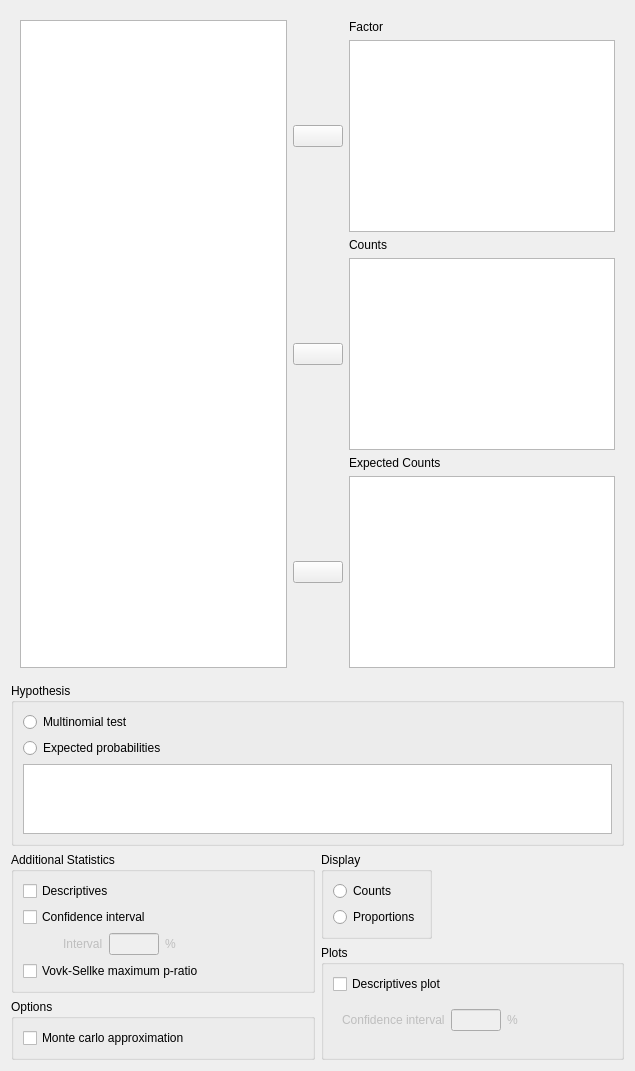
<?xml version="1.0" encoding="UTF-8"?>
<ui version="4.0">
 <class>MultinomialTestForm</class>
 <widget class="QWidget" name="MultinomialTestForm">
  <property name="geometry">
   <rect>
    <x>0</x>
    <y>0</y>
    <width>635</width>
    <height>1071</height>
   </rect>
  </property>
  <property name="windowTitle">
   <string>Form</string>
  </property>
  <layout class="QGridLayout" name="gridLayout_5">
   <item row="5" column="0" colspan="2">
    <spacer name="verticalSpacer">
     <property name="orientation">
      <enum>Qt::Vertical</enum>
     </property>
     <property name="sizeHint" stdset="0">
      <size>
       <width>20</width>
       <height>40</height>
      </size>
     </property>
    </spacer>
   </item>
   <item row="4" column="0">
    <widget class="BoundGroupBox" name="analysisOptions">
     <property name="title">
      <string>Options</string>
     </property>
     <layout class="QGridLayout" name="gridLayout_9">
      <item row="0" column="0">
       <widget class="BoundCheckBox" name="simulatepval">
        <property name="text">
         <string>Monte carlo approximation</string>
        </property>
       </widget>
      </item>
     </layout>
    </widget>
   </item>
   <item row="3" column="1" rowspan="2">
    <widget class="BoundGroupBox" name="plots">
     <property name="title">
      <string>Plots</string>
     </property>
     <layout class="QGridLayout" name="gridLayout_4">
      <item row="0" column="0">
       <widget class="BoundCheckBox" name="descriptivesPlot">
        <property name="sizePolicy">
         <sizepolicy hsizetype="Fixed" vsizetype="Fixed">
          <horstretch>0</horstretch>
          <verstretch>0</verstretch>
         </sizepolicy>
        </property>
        <property name="text">
         <string>Descriptives plot</string>
        </property>
       </widget>
      </item>
      <item row="0" column="1" rowspan="2">
       <spacer name="horizontalSpacer">
        <property name="orientation">
         <enum>Qt::Horizontal</enum>
        </property>
        <property name="sizeHint" stdset="0">
         <size>
          <width>40</width>
          <height>20</height>
         </size>
        </property>
       </spacer>
      </item>
      <item row="1" column="0">
       <widget class="QWidget" name="plotCI" native="true">
        <property name="enabled">
         <bool>false</bool>
        </property>
        <property name="sizePolicy">
         <sizepolicy hsizetype="Fixed" vsizetype="Fixed">
          <horstretch>0</horstretch>
          <verstretch>0</verstretch>
         </sizepolicy>
        </property>
        <layout class="QGridLayout" name="gridLayout_3">
         <item row="0" column="0">
          <widget class="QLabel" name="label_7">
           <property name="sizePolicy">
            <sizepolicy hsizetype="Fixed" vsizetype="Fixed">
             <horstretch>0</horstretch>
             <verstretch>0</verstretch>
            </sizepolicy>
           </property>
           <property name="text">
            <string>Confidence interval</string>
           </property>
          </widget>
         </item>
         <item row="0" column="2">
          <widget class="QLabel" name="label_6">
           <property name="sizePolicy">
            <sizepolicy hsizetype="Fixed" vsizetype="Fixed">
             <horstretch>0</horstretch>
             <verstretch>0</verstretch>
            </sizepolicy>
           </property>
           <property name="text">
            <string>%</string>
           </property>
          </widget>
         </item>
         <item row="0" column="1">
          <widget class="BoundTextBox" name="descriptivesPlotConfidenceInterval">
           <property name="sizePolicy">
            <sizepolicy hsizetype="Fixed" vsizetype="Fixed">
             <horstretch>0</horstretch>
             <verstretch>0</verstretch>
            </sizepolicy>
           </property>
           <property name="maximumSize">
            <size>
             <width>50</width>
             <height>16777215</height>
            </size>
           </property>
          </widget>
         </item>
        </layout>
       </widget>
      </item>
      <item row="2" column="0" colspan="2">
       <spacer name="verticalSpacer_2">
        <property name="orientation">
         <enum>Qt::Vertical</enum>
        </property>
        <property name="sizeHint" stdset="0">
         <size>
          <width>20</width>
          <height>40</height>
         </size>
        </property>
       </spacer>
      </item>
     </layout>
     <zorder>descriptivesPlot</zorder>
     <zorder>plotCI</zorder>
     <zorder>horizontalSpacer</zorder>
     <zorder>verticalSpacer_2</zorder>
    </widget>
   </item>
   <item row="1" column="0" colspan="2">
    <widget class="BoundGroupBox" name="hypothesis">
     <property name="sizePolicy">
      <sizepolicy hsizetype="Preferred" vsizetype="Preferred">
       <horstretch>0</horstretch>
       <verstretch>0</verstretch>
      </sizepolicy>
     </property>
     <property name="title">
      <string>Hypothesis</string>
     </property>
     <property name="flat">
      <bool>false</bool>
     </property>
     <layout class="QGridLayout" name="gridLayout_2">
      <item row="0" column="0">
       <widget class="QRadioButton" name="_1multinomialTest">
        <property name="sizePolicy">
         <sizepolicy hsizetype="Fixed" vsizetype="Fixed">
          <horstretch>0</horstretch>
          <verstretch>0</verstretch>
         </sizepolicy>
        </property>
        <property name="text">
         <string>Multinomial test</string>
        </property>
       </widget>
      </item>
      <item row="0" column="1">
       <spacer name="horizontalSpacer_2">
        <property name="orientation">
         <enum>Qt::Horizontal</enum>
        </property>
        <property name="sizeHint" stdset="0">
         <size>
          <width>40</width>
          <height>20</height>
         </size>
        </property>
       </spacer>
      </item>
      <item row="1" column="0">
       <widget class="QRadioButton" name="_2expectedProbs">
        <property name="sizePolicy">
         <sizepolicy hsizetype="Fixed" vsizetype="Fixed">
          <horstretch>0</horstretch>
          <verstretch>0</verstretch>
         </sizepolicy>
        </property>
        <property name="text">
         <string>Expected probabilities</string>
        </property>
       </widget>
      </item>
      <item row="2" column="0" colspan="2">
       <widget class="QTableView" name="tableView"/>
      </item>
     </layout>
    </widget>
   </item>
   <item row="0" column="0" colspan="2">
    <widget class="QWidget" name="topWidget" native="true">
     <layout class="QGridLayout" name="gridLayout">
      <item row="0" column="2">
       <widget class="QLabel" name="factorLabel">
        <property name="text">
         <string>Factor</string>
        </property>
       </widget>
      </item>
      <item row="1" column="1">
       <widget class="AssignButton" name="assignFactor">
        <property name="sizePolicy">
         <sizepolicy hsizetype="Fixed" vsizetype="Fixed">
          <horstretch>0</horstretch>
          <verstretch>0</verstretch>
         </sizepolicy>
        </property>
        <property name="minimumSize">
         <size>
          <width>50</width>
          <height>0</height>
         </size>
        </property>
        <property name="maximumSize">
         <size>
          <width>50</width>
          <height>16777215</height>
         </size>
        </property>
        <property name="text">
         <string/>
        </property>
       </widget>
      </item>
      <item row="1" column="2">
       <widget class="boundSingleItemView" name="factor">
        <property name="sizePolicy">
         <sizepolicy hsizetype="Expanding" vsizetype="Fixed">
          <horstretch>0</horstretch>
          <verstretch>0</verstretch>
         </sizepolicy>
        </property>
        <property name="minimumSize">
         <size>
          <width>0</width>
          <height>0</height>
         </size>
        </property>
       </widget>
      </item>
      <item row="0" column="0" rowspan="6">
       <widget class="AvailableFieldsListView" name="listAvailableVariables"/>
      </item>
      <item row="5" column="1">
       <widget class="AssignButton" name="assignExProbVar">
        <property name="enabled">
         <bool>true</bool>
        </property>
        <property name="sizePolicy">
         <sizepolicy hsizetype="Fixed" vsizetype="Fixed">
          <horstretch>0</horstretch>
          <verstretch>0</verstretch>
         </sizepolicy>
        </property>
        <property name="minimumSize">
         <size>
          <width>50</width>
          <height>0</height>
         </size>
        </property>
        <property name="maximumSize">
         <size>
          <width>50</width>
          <height>16777215</height>
         </size>
        </property>
        <property name="text">
         <string/>
        </property>
       </widget>
      </item>
      <item row="4" column="2">
       <widget class="QLabel" name="exProbVarLabel">
        <property name="text">
         <string>Expected Counts</string>
        </property>
       </widget>
      </item>
      <item row="5" column="2">
       <widget class="boundSingleItemView" name="exProbVar">
        <property name="enabled">
         <bool>true</bool>
        </property>
        <property name="sizePolicy">
         <sizepolicy hsizetype="Expanding" vsizetype="Fixed">
          <horstretch>0</horstretch>
          <verstretch>0</verstretch>
         </sizepolicy>
        </property>
        <property name="minimumSize">
         <size>
          <width>0</width>
          <height>0</height>
         </size>
        </property>
       </widget>
      </item>
      <item row="3" column="2">
       <widget class="boundSingleItemView" name="counts">
        <property name="sizePolicy">
         <sizepolicy hsizetype="Expanding" vsizetype="Fixed">
          <horstretch>0</horstretch>
          <verstretch>0</verstretch>
         </sizepolicy>
        </property>
        <property name="minimumSize">
         <size>
          <width>0</width>
          <height>0</height>
         </size>
        </property>
       </widget>
      </item>
      <item row="3" column="1">
       <widget class="AssignButton" name="assignCounts">
        <property name="sizePolicy">
         <sizepolicy hsizetype="Fixed" vsizetype="Fixed">
          <horstretch>0</horstretch>
          <verstretch>0</verstretch>
         </sizepolicy>
        </property>
        <property name="minimumSize">
         <size>
          <width>50</width>
          <height>0</height>
         </size>
        </property>
        <property name="maximumSize">
         <size>
          <width>50</width>
          <height>16777215</height>
         </size>
        </property>
        <property name="text">
         <string/>
        </property>
       </widget>
      </item>
      <item row="2" column="2">
       <widget class="QLabel" name="countsLabel">
        <property name="text">
         <string>Counts</string>
        </property>
       </widget>
      </item>
     </layout>
     <zorder>listAvailableVariables</zorder>
     <zorder>factor</zorder>
     <zorder>counts</zorder>
     <zorder>exProbVar</zorder>
     <zorder>assignFactor</zorder>
     <zorder>exProbVarLabel</zorder>
     <zorder>countsLabel</zorder>
     <zorder>factorLabel</zorder>
     <zorder>assignExProbVar</zorder>
     <zorder>assignCounts</zorder>
    </widget>
   </item>
   <item row="2" column="1">
    <widget class="BoundGroupBox" name="countProp">
     <property name="enabled">
      <bool>true</bool>
     </property>
     <property name="sizePolicy">
      <sizepolicy hsizetype="Fixed" vsizetype="Fixed">
       <horstretch>0</horstretch>
       <verstretch>0</verstretch>
      </sizepolicy>
     </property>
     <property name="title">
      <string>Display</string>
     </property>
     <layout class="QGridLayout" name="gridLayout_7">
      <item row="2" column="0">
       <widget class="QRadioButton" name="_2descProps">
        <property name="sizePolicy">
         <sizepolicy hsizetype="Fixed" vsizetype="Fixed">
          <horstretch>0</horstretch>
          <verstretch>0</verstretch>
         </sizepolicy>
        </property>
        <property name="text">
         <string>Proportions</string>
        </property>
       </widget>
      </item>
      <item row="1" column="0">
       <widget class="QRadioButton" name="_1descCounts">
        <property name="sizePolicy">
         <sizepolicy hsizetype="Fixed" vsizetype="Fixed">
          <horstretch>0</horstretch>
          <verstretch>0</verstretch>
         </sizepolicy>
        </property>
        <property name="text">
         <string>Counts</string>
        </property>
       </widget>
      </item>
     </layout>
    </widget>
   </item>
   <item row="2" column="0" rowspan="2">
    <widget class="BoundGroupBox" name="additional">
     <property name="sizePolicy">
      <sizepolicy hsizetype="Preferred" vsizetype="Preferred">
       <horstretch>0</horstretch>
       <verstretch>0</verstretch>
      </sizepolicy>
     </property>
     <property name="title">
      <string>Additional Statistics</string>
     </property>
     <property name="flat">
      <bool>false</bool>
     </property>
     <layout class="QGridLayout" name="gridLayout_8">
      <item row="5" column="0">
       <spacer name="verticalSpacer_3">
        <property name="orientation">
         <enum>Qt::Vertical</enum>
        </property>
        <property name="sizeHint" stdset="0">
         <size>
          <width>20</width>
          <height>40</height>
         </size>
        </property>
       </spacer>
      </item>
      <item row="0" column="0">
       <widget class="BoundCheckBox" name="descriptives">
        <property name="sizePolicy">
         <sizepolicy hsizetype="Fixed" vsizetype="Fixed">
          <horstretch>0</horstretch>
          <verstretch>0</verstretch>
         </sizepolicy>
        </property>
        <property name="text">
         <string>Descriptives</string>
        </property>
       </widget>
      </item>
      <item row="2" column="0">
       <widget class="BoundCheckBox" name="confidenceInterval">
        <property name="sizePolicy">
         <sizepolicy hsizetype="Fixed" vsizetype="Fixed">
          <horstretch>0</horstretch>
          <verstretch>0</verstretch>
         </sizepolicy>
        </property>
        <property name="text">
         <string>Confidence interval</string>
        </property>
       </widget>
      </item>
      <item row="4" column="0" colspan="2">
       <widget class="BoundCheckBox" name="VovkSellkeMPR">
        <property name="sizePolicy">
         <sizepolicy hsizetype="Fixed" vsizetype="Fixed">
          <horstretch>0</horstretch>
          <verstretch>0</verstretch>
         </sizepolicy>
        </property>
        <property name="text">
         <string>Vovk-Sellke maximum p-ratio</string>
        </property>
       </widget>
      </item>
      <item row="2" column="1">
       <spacer name="horizontalSpacer_3">
        <property name="orientation">
         <enum>Qt::Horizontal</enum>
        </property>
        <property name="sizeHint" stdset="0">
         <size>
          <width>40</width>
          <height>20</height>
         </size>
        </property>
       </spacer>
      </item>
      <item row="3" column="0">
       <widget class="QWidget" name="widgetConfidenceIntervalInterval" native="true">
        <property name="enabled">
         <bool>false</bool>
        </property>
        <property name="sizePolicy">
         <sizepolicy hsizetype="Fixed" vsizetype="Fixed">
          <horstretch>0</horstretch>
          <verstretch>0</verstretch>
         </sizepolicy>
        </property>
        <layout class="QGridLayout" name="gridLayout_6">
         <property name="leftMargin">
          <number>40</number>
         </property>
         <property name="topMargin">
          <number>0</number>
         </property>
         <property name="rightMargin">
          <number>0</number>
         </property>
         <property name="bottomMargin">
          <number>0</number>
         </property>
         <item row="0" column="2">
          <widget class="QLabel" name="label_4">
           <property name="sizePolicy">
            <sizepolicy hsizetype="Fixed" vsizetype="Fixed">
             <horstretch>0</horstretch>
             <verstretch>0</verstretch>
            </sizepolicy>
           </property>
           <property name="text">
            <string>%</string>
           </property>
          </widget>
         </item>
         <item row="0" column="0">
          <widget class="QLabel" name="label_5">
           <property name="sizePolicy">
            <sizepolicy hsizetype="Fixed" vsizetype="Fixed">
             <horstretch>0</horstretch>
             <verstretch>0</verstretch>
            </sizepolicy>
           </property>
           <property name="text">
            <string>Interval</string>
           </property>
          </widget>
         </item>
         <item row="0" column="1">
          <widget class="BoundTextBox" name="confidenceIntervalInterval">
           <property name="sizePolicy">
            <sizepolicy hsizetype="Fixed" vsizetype="Fixed">
             <horstretch>0</horstretch>
             <verstretch>0</verstretch>
            </sizepolicy>
           </property>
           <property name="maximumSize">
            <size>
             <width>50</width>
             <height>16777215</height>
            </size>
           </property>
          </widget>
         </item>
        </layout>
       </widget>
      </item>
     </layout>
    </widget>
   </item>
  </layout>
 </widget>
 <customwidgets>
  <customwidget>
   <class>AssignButton</class>
   <extends>QPushButton</extends>
   <header>widgets/assignbutton.h</header>
  </customwidget>
  <customwidget>
   <class>AvailableFieldsListView</class>
   <extends>QListView</extends>
   <header>widgets/availablefieldslistview.h</header>
  </customwidget>
  <customwidget>
   <class>BoundTextBox</class>
   <extends>QLineEdit</extends>
   <header>widgets/boundtextbox.h</header>
  </customwidget>
  <customwidget>
   <class>BoundGroupBox</class>
   <extends>QGroupBox</extends>
   <header>widgets/boundgroupbox.h</header>
   <container>1</container>
  </customwidget>
  <customwidget>
   <class>BoundCheckBox</class>
   <extends>QCheckBox</extends>
   <header>widgets/boundcheckbox.h</header>
  </customwidget>
  <customwidget>
   <class>boundSingleItemView</class>
   <extends>QListView</extends>
   <header>widgets/boundsingleitemview.h</header>
  </customwidget>
 </customwidgets>
 <resources/>
 <connections>
  <connection>
   <sender>confidenceInterval</sender>
   <signal>toggled(bool)</signal>
   <receiver>widgetConfidenceIntervalInterval</receiver>
   <slot>setEnabled(bool)</slot>
   <hints>
    <hint type="sourcelabel">
     <x>310</x>
     <y>94</y>
    </hint>
    <hint type="destinationlabel">
     <x>303</x>
     <y>138</y>
    </hint>
   </hints>
  </connection>
  <connection>
   <sender>descriptivesPlot</sender>
   <signal>toggled(bool)</signal>
   <receiver>plotCI</receiver>
   <slot>setEnabled(bool)</slot>
   <hints>
    <hint type="sourcelabel">
     <x>384</x>
     <y>774</y>
    </hint>
    <hint type="destinationlabel">
     <x>424</x>
     <y>809</y>
    </hint>
   </hints>
  </connection>
  <connection>
   <sender>_2expectedProbs</sender>
   <signal>toggled(bool)</signal>
   <receiver>tableView</receiver>
   <slot>setVisible(bool)</slot>
   <hints>
    <hint type="sourcelabel">
     <x>85</x>
     <y>540</y>
    </hint>
    <hint type="destinationlabel">
     <x>317</x>
     <y>590</y>
    </hint>
   </hints>
  </connection>
 </connections>
</ui>
